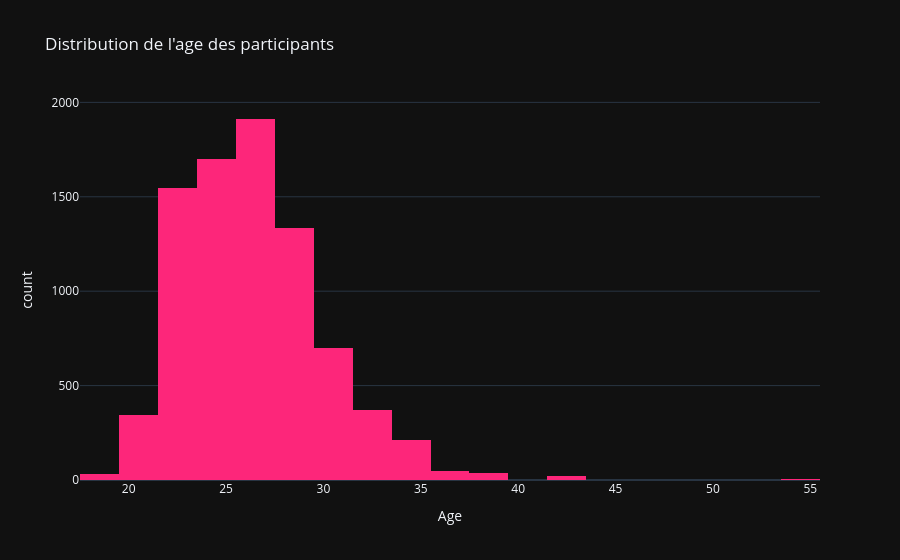

This figure's notebook cell:
### Markdown cell above
## 2b. Statistiques descriptives

Distributions individuelles des variables clés avant de passer aux corrélations.

### Code cell
# Statistiques descriptives des variables cles
rating_cols = [
    'attr', 'sinc', 'intel',
    'fun', 'amb', 'shar',
]
print("=== Statistiques descriptives ===")
print(
    df_clean[rating_cols + ['age']]
    .describe()
    .round(2)
)

# Distribution de l'age
fig = px.histogram(
    df_clean, x='age', nbins=30,
    title="Distribution de l'age des participants",
    labels={'age': 'Age', 'count': 'Nombre'},
    color_discrete_sequence=['#FD267A'],
)
fig.update_layout(
    template='plotly_dark',
    paper_bgcolor='#111111',
    plot_bgcolor='#111111',
)
fig.show()

### Figure 1 — Plotly figure (JSON) as saved in the notebook; plotly's stock layout.template omitted (floating-point values rounded to 4 significant figures; data arrays with more than 128 entries replaced by an {"elided": "..."} marker saying what was removed)
{"data": [{"bingroup": "x", "hovertemplate": "Age=%{x}<br>count=%{y}<extra></extra>", "legendgroup": "", "marker": {"color": "#FD267A", "pattern": {"shape": ""}}, "name": "", "nbinsx": 30, "orientation": "v", "showlegend": false, "type": "histogram", "x": {"elided": "8267 float values"}, "xaxis": "x", "yaxis": "y"}], "layout": {"barmode": "relative", "legend": {"tracegroupgap": 0}, "paper_bgcolor": "#111111", "plot_bgcolor": "#111111", "title": {"text": "Distribution de l'age des participants"}, "xaxis": {"anchor": "y", "domain": [0, 1], "title": {"text": "Age"}}, "yaxis": {"anchor": "x", "domain": [0, 1], "title": {"text": "count"}}}}
